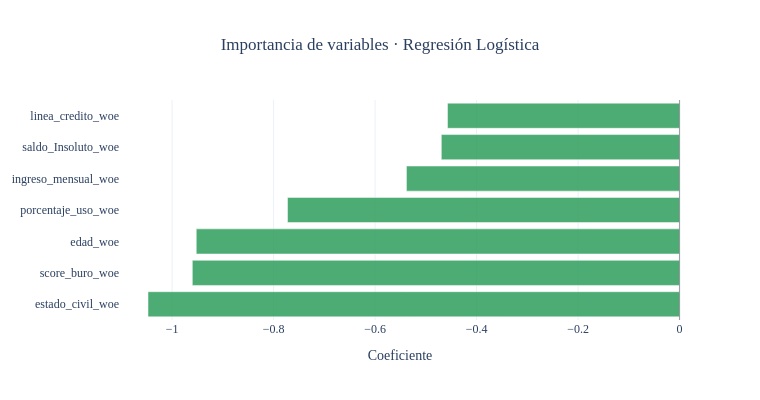

Notebook cell for this chart:
### Markdown cell above
### 3.7 Coeficientes de regresión y *scorecard*

### Code cell
coef = (pd.DataFrame({'Variable': woe_features, 'Coeficiente': logit.coef_[0]})
        .sort_values('Coeficiente'))

colores = [rojo if c > 0 else verde for c in coef['Coeficiente']]
fig = go.Figure(go.Bar(x=coef['Coeficiente'], y=coef['Variable'], orientation='h',
                       marker_color=colores, opacity=.85))
fig.add_vline(x=0, line_color='grey', line_width=.8)
fig.update_layout(template='plotly_white', height=400, width=760,
                  title_text='Importancia de variables · Regresión Logística', title_x=0.5,
                  xaxis_title='Coeficiente', font=dict(family='serif', size=12))
fig.show()

### Figure 1 — Plotly figure (JSON) as saved in the notebook; plotly's stock layout.template omitted (floating-point values rounded to 4 significant figures)
{"data": [{"marker": {"color": ["#2e9e5b", "#2e9e5b", "#2e9e5b", "#2e9e5b", "#2e9e5b", "#2e9e5b", "#2e9e5b"]}, "opacity": 0.85, "orientation": "h", "type": "bar", "x": [-1.048, -0.9602, -0.9524, -0.7726, -0.5383, -0.4695, -0.4574], "y": ["estado_civil_woe", "score_buro_woe", "edad_woe", "porcentaje_uso_woe", "ingreso_mensual_woe", "saldo_Insoluto_woe", "linea_credito_woe"]}], "layout": {"font": {"family": "serif", "size": 12}, "height": 400, "shapes": [{"line": {"color": "grey", "width": 0.8}, "type": "line", "x0": 0, "x1": 0, "xref": "x", "y0": 0, "y1": 1, "yref": "y domain"}], "title": {"text": "Importancia de variables · Regresión Logística", "x": 0.5}, "width": 760, "xaxis": {"title": {"text": "Coeficiente"}}}}
